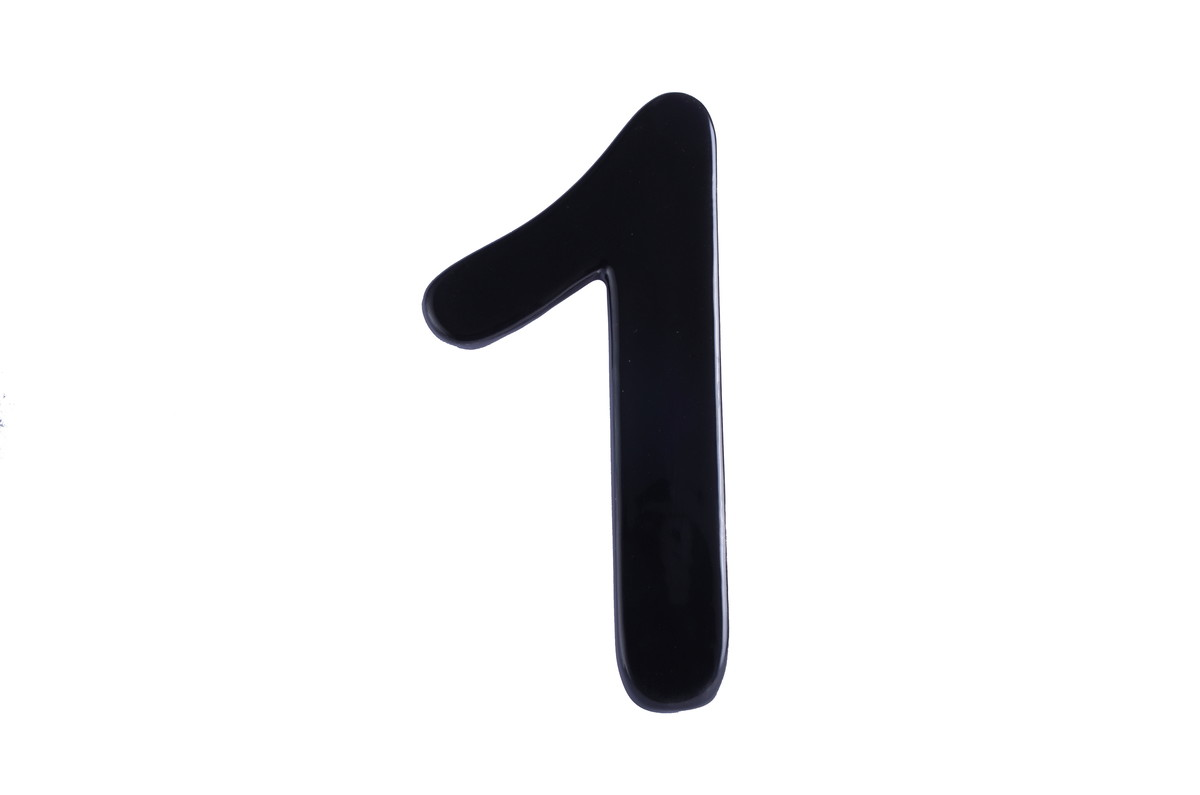
#> input picture number1/1.jpg, 1200 x 795 px; its folder holds only this picture in this run
$ python Codigo_4.py
#> lines starting #> are read from the running program, lines starting #| are printed output that depends on the picture; after the words box and inside, x2 and y2 are one past the last pixel; in counts of white or black regions, pixels touching at a corner belong together
import cv2
import numpy as np
import os
import matplotlib.pyplot as plt

dim = (300,300)
ChainCode = []
conj_ChainCode = []
TamanhoSinal = []
contar = 0
imagemConta = 1
path = "./number1"

def verifique(imagem, ponto, conectividade):
    global contar
    if conectividade == 4:
        if imagem[ponto[0]-1, ponto[1]] == 255:
            imagem[ponto[0]-1,ponto[1]] = 0
            ChainCode.append(0)
            TamanhoSinal.append(contar)
            contar += 1
            return (ponto[0]-1, ponto[1])
        elif imagem[ponto[0], ponto[1]+1] == 255:
                imagem[ponto[0],ponto[1]+1] = 0
                ChainCode.append(1)
                TamanhoSinal.append(contar)
                contar += 1
                return (ponto[0], ponto[1]+1)
        elif imagem[ponto[0]+1, ponto[1]] == 255:
                imagem[ponto[0]+1,ponto[1]] = 0
                ChainCode.append(2)
                TamanhoSinal.append(contar)
                contar += 1
                return (ponto[0]+1, ponto[1])
        elif imagem[ponto[0], ponto[1]-1] == 255:
                imagem[ponto[0],ponto[1]-1] = 0
                ChainCode.append(3)
                TamanhoSinal.append(contar)
                contar += 1
                return (ponto[0], ponto[1]-1)
        else:
            print('none')
    else:
        return ponto

def normalizaImagem(v):
    v = (v - v.min()) / (v.max() - v.min())
    resultado = (v * 255).astype(np.uint8)
    return resultado

def normalizaSinal(maior_sinal, menor_tam):
    maior_tam = len(maior_sinal)
    print('Maior Tamanho: ', maior_tam)
    print('Menor Tamanho: ', menor_tam)
    r = float(maior_tam/menor_tam)
    print('Razão', r)
    sinal_reduzido = []
    sinal_reduzido.append(maior_sinal[0])
    val = 0
    contar=1

    while (len(sinal_reduzido)<menor_tam):
        flag = int(r)
        val = val +int(r)
        resto = r - flag
        sinal_reduzido.append(maior_sinal[val])

    print(sinal_reduzido)
    return sinal_reduzido


for r, d, f in os.walk(path):
    tamanhoImagem = len(f)
    for filename in f:
        imagem = cv2.imread(os.path.join(path, filename))
#> imagem is the input picture: shape (795, 1200, 3); mean B, G, R 235.5, 234.8, 234.8
        imagem = cv2.resize(imagem, dim, interpolation=cv2.INTER_AREA)
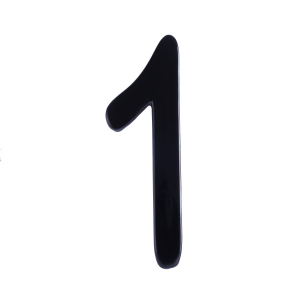
#> imagem: shape (300, 300, 3); mean B, G, R 235.5, 234.8, 234.8
        imagemBin = 255 - imagem[:,:,0]
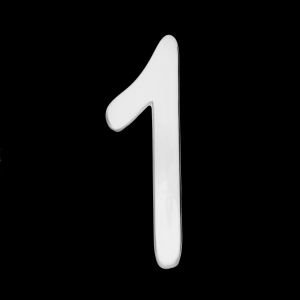
#> imagemBin: shape (300, 300); min 0, max 239, mean 19.5

        novaImagem = np.zeros(np.shape(imagemBin))
        kernel = np.ones((3,3), np.uint8)
        novaImagem = normalizaImagem((imagemBin>100)*1)
#> in normalizaImagem, `v = (v - v.min()) / (v.max() - v.min())`:
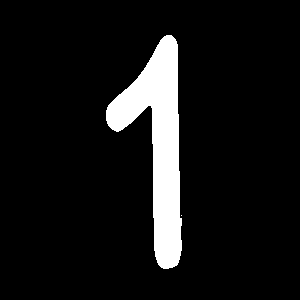
#> v: shape (300, 300) float64; values 0 (black) and 1 (white), 8.5% white; 2 white regions (1 under 20 px), largest, box (x1, y1, x2, y2) and area: (106, 35, 182, 269) 7668

        imCopy = np.copy(novaImagem)
        imPlot = np.zeros(np.shape(imagem))
        imPlot[:,:,0] = imPlot[:,:,1] = imPlot[:,:,2] = imCopy

        novaImagem = cv2.dilate(novaImagem, kernel, iterations=1) - novaImagem
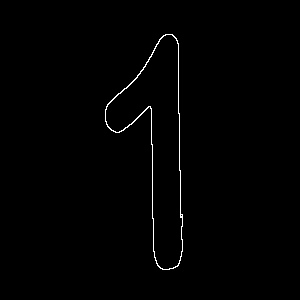
#> novaImagem: shape (300, 300); 0.76% white in thin lines or dots, all inside (x1, y1, x2, y2) = (105, 34, 183, 270)
        novaImagem = cv2.resize(novaImagem, dim, interpolation=cv2.INTER_AREA)

        max_xy = np.where(novaImagem == 255)
#> max_xy = 683 positions, rows 34 to 269, columns 105 to 182
        novaImagemRGB = np.zeros(np.shape(imagem))
        novaImagemRGB[:,:,0] = novaImagemRGB[:,:,1] = novaImagemRGB[:,:,2] = novaImagem

        cv2.circle(novaImagemRGB, (max_xy[1][0], max_xy[0][0]), int(3), (0,0,255), 2)
#> novaImagemRGB: shape (300, 300, 3) float64; mean of channels 0, 1, 2 1.9, 1.9, 2.1
        iniciarPonto = (max_xy[0][0], max_xy[1][0])
#> iniciarPonto = (34, 165)
        ponto = verifique(novaImagem, iniciarPonto, 4)
#> ponto = (34, 166)

        while(ponto!=iniciarPonto):
            cv2.circle(imPlot, (ponto[1], ponto[0]), int(3), (0, 255, 255), 4)
            ponto = verifique(novaImagem, ponto, 4)
#> this loop made 677 passes
#> ponto on passes 1 to 3: (34, 167), (34, 168), (34, 169)
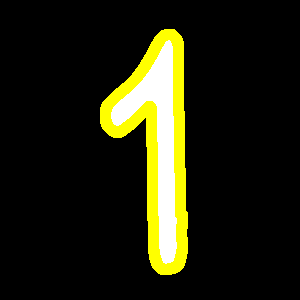
#> imPlot: shape (300, 300, 3) float64; mean of channels 0, 1, 2 13.5, 32.4, 32.4; drawn as B, G, R
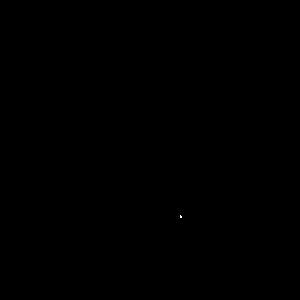
#> novaImagem: shape (300, 300); 0.01% white in thin lines or dots, all inside (x1, y1, x2, y2) = (180, 215, 182, 218)

        print(ChainCode)
        conj_ChainCode.append(ChainCode)
        ChainCode = []


    menor = 99999
    for num in conj_ChainCode:
        tamNum = len(num)
        if tamNum < menor:
            menor = tamNum
    sinal_reduzidos = []
    novo_sinal = []
    for num in conj_ChainCode:
        val = len(num) - menor
        if val != 0:
            novo_sinal = normalizaSinal(num, menor)
            sinal_reduzidos.append(novo_sinal)
        plt.subplot(tamanhoImagem, 1, imagemConta)
        plt.plot(novo_sinal)
        imagemConta += 1
    plt.show()
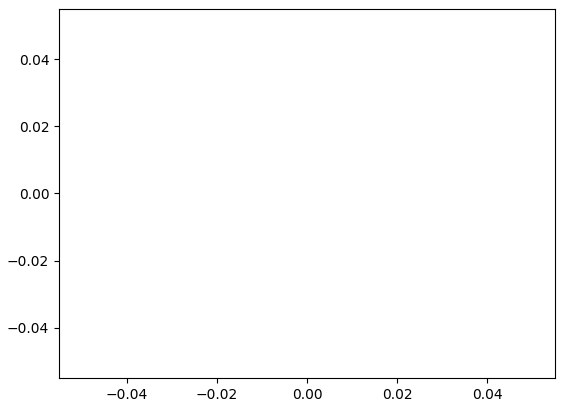
#> figure drawn by matplotlib, 1 panel

$ run again, on number1/1_5.jpg
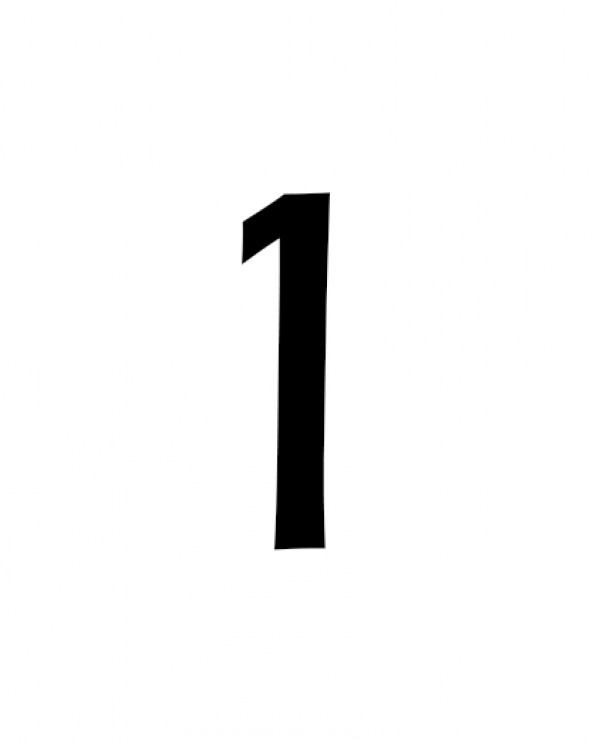
#> input picture number1/1_5.jpg, 600 x 744 px
#> imagem is the input picture: shape (744, 600, 3); min 0, max 255, mean 244.5
#> in normalizaImagem, `v = (v - v.min()) / (v.max() - v.min())`:
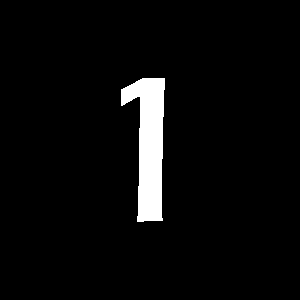
#> v: shape (300, 300) float64; values 0 (black) and 1 (white), 4.1% white; 1 white region, box (x1, y1, x2, y2) and area: (121, 78, 165, 222) 3734
#> max_xy = 406 positions, rows 77 to 222, columns 120 to 165
#> iniciarPonto = (77, 141)
#> `ponto = verifique(novaImagem, iniciarPonto, 4)`: ponto = (77, 142)
#> the loop `while(ponto!=iniciarPonto):` made 405 passes
#> ponto on passes 1 to 3: (77, 143), (77, 144), (77, 145)
#> after the loop `while(ponto!=iniciarPonto):`:
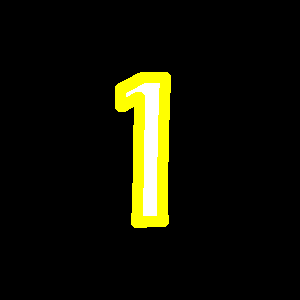
#> imPlot: shape (300, 300, 3) float64; mean of channels 0, 1, 2 5.5, 17.5, 17.5; drawn as B, G, R

$ run again, on number1/1_6.png
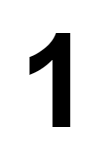
#> input picture number1/1_6.png, 104 x 160 px
#> imagem is the input picture: shape (160, 104, 3); min 0, max 255, mean 223.2
#> in normalizaImagem, `v = (v - v.min()) / (v.max() - v.min())`:
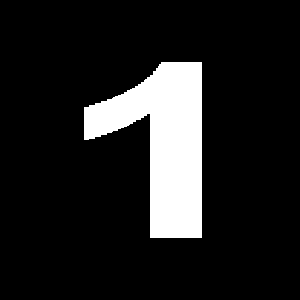
#> v: shape (300, 300) float64; values 0 (black) and 1 (white), 12.6% white; 1 white region, box (x1, y1, x2, y2) and area: (84, 62, 202, 238) 11351
#> max_xy = 644 positions, rows 61 to 238, columns 83 to 202
#> iniciarPonto = (61, 160)
#> `ponto = verifique(novaImagem, iniciarPonto, 4)`: ponto = (61, 161)
#> the loop `while(ponto!=iniciarPonto):` made 643 passes
#> ponto on passes 1 to 3: (61, 162), (61, 163), (61, 164)
#> after the loop `while(ponto!=iniciarPonto):`:
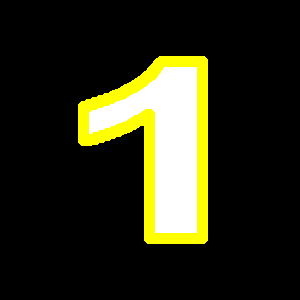
#> imPlot: shape (300, 300, 3) float64; mean of channels 0, 1, 2 23.9, 42.8, 42.8; drawn as B, G, R

$ run again, on number1/1_1.png
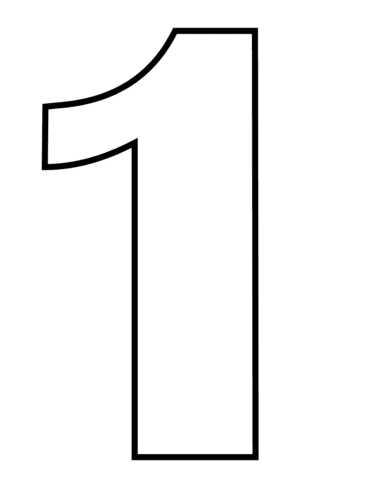
#> input picture number1/1_1.png, 371 x 480 px
#> imagem is the input picture: shape (480, 371, 3); min 0, max 255, mean 244.1
#> v: shape (300, 300) float64; values 0 (black) and 1 (white), 4.6% white; 1 white region, box (x1, y1, x2, y2) and area: (34, 17, 209, 288) 4173
#> max_xy = 1806 positions, rows 16 to 288, columns 33 to 209
#> iniciarPonto = (16, 139)
#> `ponto = verifique(novaImagem, iniciarPonto, 4)`: ponto = (16, 140)
#> the loop `while(ponto!=iniciarPonto):` made 921 passes
#> ponto on passes 1 to 3: (16, 141), (16, 142), (16, 143)
#> after the loop `while(ponto!=iniciarPonto):`:
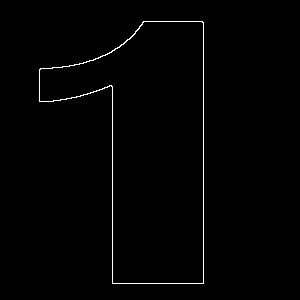
#> novaImagem: shape (300, 300); 0.98% white in thin lines or dots, all inside (x1, y1, x2, y2) = (39, 21, 204, 284)
